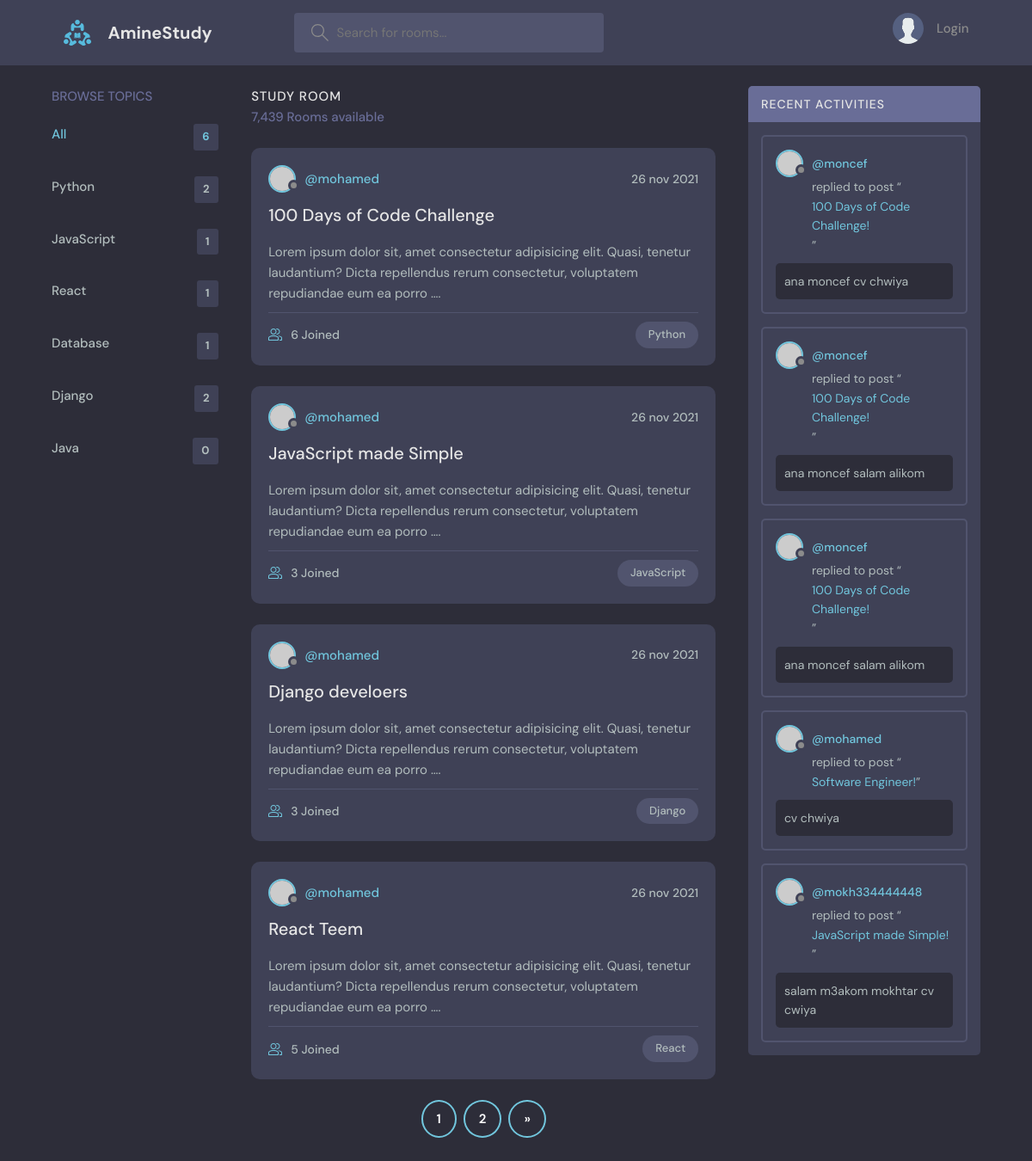
Before: / with the older database file.
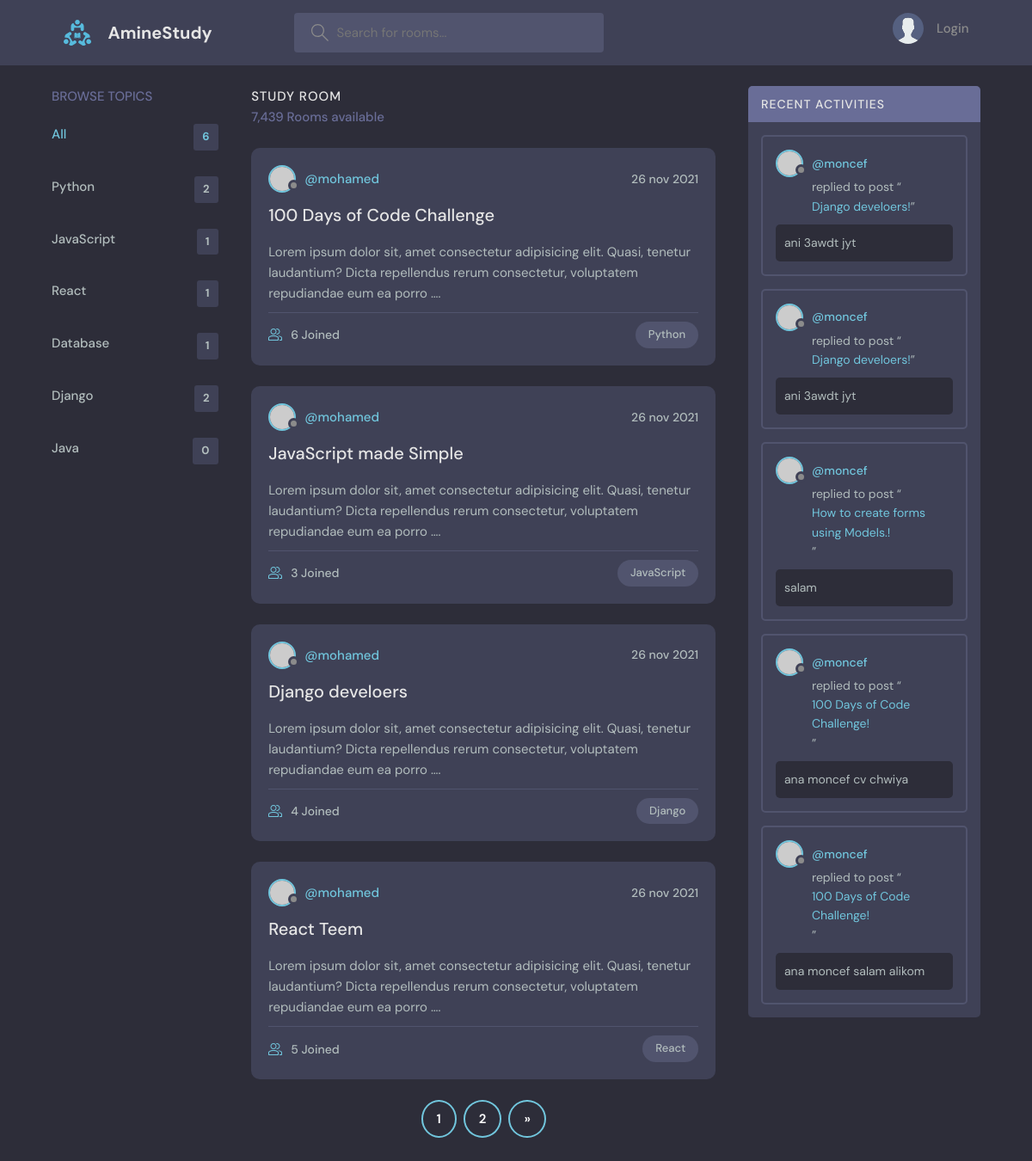
After: the same page with the newer database file.
### room/models.py (models this page shows, shortened)
class Category(models.Model):
	name = models.CharField(max_length=50)
	def __str__(self):
		return self.name

class Room(models.Model):
	owner = models.ForeignKey(User,on_delete = models.SET_NULL,null=True)
	title = models.CharField(max_length=50)
	description = models.TextField()
	created = models.DateField(auto_now_add=True, null=True,blank=True)
	modify = models.DateField(auto_now=True)
	participants = models.ManyToManyField(User,related_name='participants', blank=True)
	category = models.ForeignKey('Category', on_delete = models.SET_NULL, null=True)
	slug = models.SlugField(blank=True,null=True)
	class Meta:
		ordering = ['-modify']
	def __str__(self):
		return self.title

class Comment(models.Model):
	user = models.ForeignKey(User,on_delete=models.SET_NULL,null=True)
	body = models.CharField(max_length=150)
	room = models.ForeignKey(Room,on_delete=models.SET_NULL,null=True)
	def __str__(self):
		return self.body[0:50]

### room/views.py (the view)
# urls.py: path('',views.room_list, name = 'room_list'),
def room_list(request):
	room_list = Room.objects.all()
	search_query = request.GET.get('q')
	if search_query:
		room_list = room_list.filter(
			Q(title__icontains = search_query)|
			Q(description__icontains = search_query)
			)
	paginator = Paginator(room_list, 4)
	page_number = request.GET.get('page')
	page_obj = paginator.get_page(page_number)
	category = Category.objects.annotate(num_items=Count('room'))
	x = category.count()
	room_messages = Comment.objects.all().order_by('-id')[:5]
	context = {
		'room_list':page_obj,
		'category':category,
		'x':x,
		'room_messages':room_messages
	}
	return render(request,'room/index.html',context)

### room/templates/room/index.html (shortened to what this page needs)
{% extends "base.html" %}
{% load static %}
{% block body %}
		<main class="layout layout--3">
      <div class="container">
        <div class="topics">
          <div class="topics__header">
            <h2>Browse Topics</h2>
          </div>
          <ul class="topics__list">
            <li>
              <a href="/" class="active">All <span>{{x}}</span></a>
            </li>
            {% for cat in category %}
		            <li>
		              <a href="{% url 'room:searchin_by_category' cat %}">{{cat}} <span>{{cat.num_items}}</span></a>
		            </li>
		    {% endfor %}
          </ul>
        </div>
        <div class="roomList">
          <div class="roomList__header">
            <div>
              <h2>Study Room</h2>
              <p>7,439 Rooms available</p>
            </div>
          </div>
          {% for rom in room_list %}
		          <div class="roomListRoom">
		            <div class="roomListRoom__header">
		              <a href="{% url 'accounts:profile' rom.owner %}" class="roomListRoom__author">
		                <div class="avatar avatar--small">
		                  <img src="https://randomuser.me/api/portraits/women/11.jpg" />
		                </div>
		                <span>@{{rom.owner}}</span>
		              </a>
		              <div class="roomListRoom__actions">
		                <span>{{rom.modify|date:"d b Y"}}</span>
		              </div>
		            </div>
		            <div class="roomListRoom__content">
		              <a href="{% url 'room:room_detail' rom.slug %}">{{rom}}</a>
		              <p>
		                {{rom.description|truncatewords:20}}.
		              </p>
		            </div>
		            <div class="roomListRoom__meta">
		              <a href="{% url 'room:room_detail' rom.slug %}" class="roomListRoom__joined">
		                {{rom.participants.count}} Joined
		              </a>
		              <p class="roomListRoom__topic">{{rom.category}}</p>
		            </div>
		          </div>
		          {% endfor %}
              {% if room_list.has_other_pages %}
                  <div class="centeeer">
                      <div class="pagination">
                          {% for i in room_list.paginator.page_range %}
                              <a href="?page={{i}}">{{i}}</a>
                          {% endfor %}
                          {% if room_list.has_next %}
                            <a href="?page={{room_list.next_page_number}}">&raquo;</a>
                          {% endif %}
                      </div>
                    </div>
              {% endif %}
		        </div>
        <div class="activities">
          <div class="activities__header">
            <h2>Recent Activities</h2>
          </div>
          {% for message in room_messages %}
              <div class="activities__box">
                <div class="activities__boxHeader roomListRoom__header">
                  <a href="{% url 'accounts:profile' message.user %}" class="roomListRoom__author">
                    <div class="avatar avatar--small">
                      <img src="https://randomuser.me/api/portraits/women/11.jpg" />
                    </div>
                    <p>
                      @{{message.user}}
                    </p>
                  </a>
                </div>
                <div class="activities__boxContent">
                  <p>replied to post “<a href="{% url 'room:room_detail' message.room.slug %}">{{message.room}}!</a>”</p>
                  <div class="activities__boxRoomContent">
                    {{message}}
                  </div>
                </div>
              </div>
          {% endfor %}
        </div>
      </div>
    </main>
{% endblock body %}

### templates/base.html (shortened to what this page needs)
{% load static %}
<!DOCTYPE html>
<html lang="en">
  <head>
    <link rel="stylesheet" href="{% static 'style.css' %}" />
    <link rel="stylesheet" href="{% static 'assets/jdid.css' %}" />
    <link rel="stylesheet" href="{% static 'assets/pagination.css' %}" />
  </head>
  <body>
    <header class="header header--loggedIn">
      <div class="container">
        <a href="/" class="header__logo">
          <img src="{% static 'assets/logo.svg' %}" />
          <h1>AmineStudy</h1>
        </a>
        <form action="{% url 'room:room_list' %}" class="header__search" method="GET">
          <label>
            <input name="q" value="{{request.GET.get}}" placeholder="Search for rooms..." />
          </label>
        </form>
        <nav class="header__menu">
          {% if request.user.is_authenticated %}
                  <div class="header__user">
                    <a href="{% url 'accounts:profile' request.user.username %}">
                      <div class="avatar avatar--medium active">
                        <img src="https://randomuser.me/api/portraits/men/37.jpg" />
                      </div>
                      <p>{{request.user.username}}</p>
                    </a>
                    <button class="dropdown-button">
                      <svg version="1.1" xmlns="http://www.w3.org/2000/svg" width="32" height="32" viewBox="0 0 32 32">
                        <title>chevron-down</title>
                        <path d="M16 21l-13-13h-3l16 16 16-16h-3l-13 13z"></path>
                      </svg>
                    </button>
                  </div>
          {% else %}
              <a href="{% url 'login' %}">
                <img src="{% static 'assets/avatar.svg' %}" />
                <p>Login</p>
              </a>
          {% endif %}
        </nav>
      </div>
    </header>
    {% block body %}
    {% endblock body %}
  </body>
</html>

### static/assets/pagination.css (style rules this page uses)
.centeeer { text-align: center; margin-bottom: 2rem; }
.pagination { display: inline-block; }
.pagination a { color: white; font-weight: 600; float: left; padding: 8px 16px; text-decoration: none; transition: background-color .3s; border: 2px solid #71c6dd; margin: 0 4px; border-radius: 50% }

Changed rows visible on the page:
no longer on this page (row unchanged): Comment: user "moncef", room "100 Days of Code Challenge", body "ana moncef salam alikom"
no longer on this page (row unchanged): Comment: user "mohamed", room "Software Engineer", body "cv chwiya"
no longer on this page (row unchanged): Comment: user "mokh334444448", room "JavaScript made Simple", body "salam m3akom mokhtar cv cwiya"
computed for Room "Django develoers": participants.count "3" → "4"
added Comment: user "moncef", room "Django develoers", body "ani 3awdt jyt"
added Comment: user "moncef", room "Django develoers", body "ani 3awdt jyt"
added Comment: user "moncef", room "How to create forms using Models.", body "salam"
